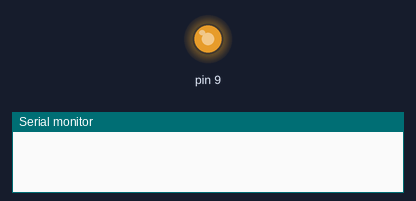
A sketch run on a simulated Arduino Uno, built with avr-gcc and run on an emulated ATmega328P. On the bench: output pins drawn as LEDs (lit = HIGH), the last lines printed to the serial monitor.

Above: at 0.05 s.
At 4.5 s:
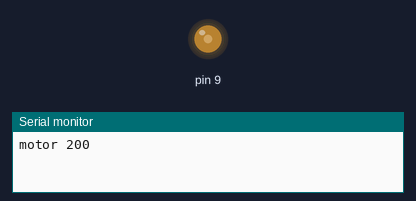
At 9.0 s:
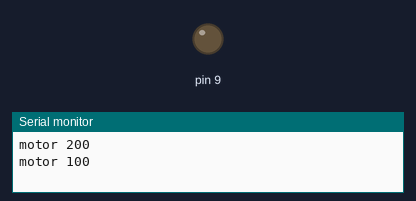
Timing chart, 0 to 11.7 s (numbered marks = the images above):
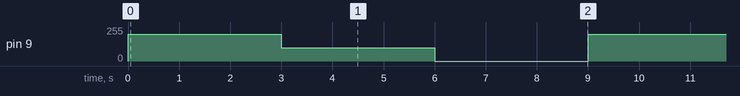

The sketch:

vibrate.ino
```cpp
void setup() {
  // put your setup code here, to run once:
  Serial.begin(9600);
}

void loop() {
  // put your main code here, to run repeatedly:
  analogWrite(9, 200);
  delay(3000);
  Serial.println("motor 200");
  analogWrite(9, 100);
  delay(3000);
  Serial.println("motor 100");
  analogWrite(9, 0);
  delay(3000);
}
```

Measured:
- by itself, pin 9: repeats every 9.0 s: 100/255 3.0 s, 0/255 3.0 s, 200/255 3.0 s
